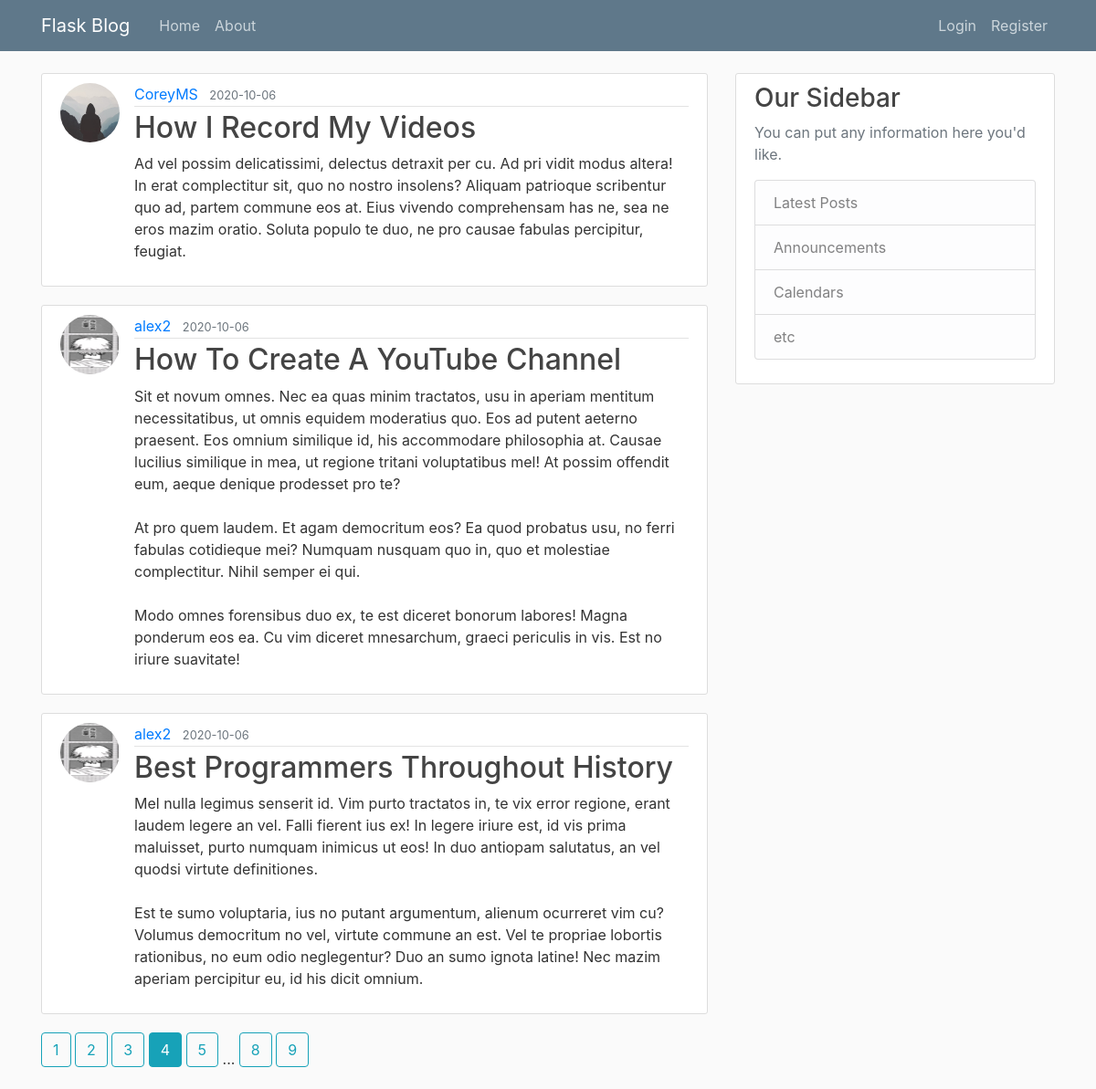
/home?page=4, run on the app's committed database.
### flaskblog/models.py (models this page shows, shortened)
class Post(db.Model):
    id = db.Column(db.Integer, primary_key=True)
    title = db.Column(db.String(100), nullable=False)
    date_posted = db.Column(db.DateTime, nullable=False, default=datetime.utcnow)
    content = db.Column(db.Text, nullable=False)
    user_id = db.Column(db.Integer, db.ForeignKey('user.id'), nullable=False)

class User(db.Model, UserMixin):
    id = db.Column(db.Integer, primary_key=True)
    username = db.Column(db.String(20), unique=True, nullable=False)
    email = db.Column(db.String(120), unique=True, nullable=False)
    image_file = db.Column(db.String(20), nullable=False, default='default.jpg')
    password = db.Column(db.String(60), nullable=False)
    posts = db.relationship('Post', backref='author', lazy=True)

### flaskblog/routes.py (the view)
@app.route("/")
@app.route("/home")
def home():
    page = request.args.get('page', 1, type=int)
    posts = Post.query.order_by(Post.date_posted.desc()).paginate(page=page, per_page=3)
    return render_template('home.html', posts=posts)

### flaskblog/templates/home.html
{% extends "layout.html" %}
{% block content %}
    {% for post in posts.items %}
        <article class="media content-section">
          <img class="rounded-circle article-img" src="{{ url_for('static', filename='profile_pics/' + post.author.image_file) }}">
          <div class="media-body">
            <div class="article-metadata">
              <a class="mr-2" href="{{ url_for('user_posts', username=post.author.username) }}">{{ post.author.username }}</a>
              <small class="text-muted">{{ post.date_posted.strftime('%Y-%m-%d') }}</small>
            </div>
            <h2><a class="article-title" href="{{ url_for('post', post_id=post.id) }}">{{ post.title }}</a></h2>
            <p class="article-content">{{ post.content }}</p>
          </div>
        </article>
    {% endfor %}
    {% for page_num in posts.iter_pages(left_edge=2, right_edge=2, left_current=5, right_current=2) %}
      {% if page_num %}
        {% if posts.page == page_num %}
          <a class="btn btn-info mb-4" href="{{ url_for('home', page=page_num) }}">{{ page_num }}</a>
        {% else %}
          <a class="btn btn-outline-info mb-4" href="{{ url_for('home', page=page_num) }}">{{ page_num }}</a>
        {% endif %}
      {% else %}
        ...
      {% endif %}
    {% endfor %}
{% endblock content %}

### flaskblog/static/main.css (style rules this page uses)
body { background: #fafafa; color: #333333; margin-top: 5rem; }
h1, h2, h3, h4, h5, h6 { color: #444444; }
.content-section { background: #ffffff; padding: 10px 20px; border: 1px solid #dddddd; border-radius: 3px; margin-bottom: 20px; }
.article-title { color: #444444; }
.article-content { white-space: pre-line; }
.article-img { height: 65px; width: 65px; margin-right: 16px; }
.article-metadata { padding-bottom: 1px; margin-bottom: 4px; border-bottom: 1px solid #e3e3e3 }

### data on the page
Post: image_file (placeholder picture), author.username "CoreyMS", date_posted "2020-10-06", title "How I Record My Videos", content "Ad vel possim delicatissimi, delectus detraxit per cu. Ad pri vidit modus altera! In erat complectitur sit, quo no nostro insolens? Aliquam patrioque scribentur quo ad, partem commune eos at. Eius vivendo comprehensam has ne, sea ne eros mazim oratio. Soluta populo te duo, ne pro causae fabulas percipitur, feugiat."
Post: image_file (picture), author.username "alex2", date_posted "2020-10-06", title "How To Create A YouTube Channel", content "Sit et novum omnes. Nec ea quas minim tractatos, usu in aperiam mentitum necessitatibus, ut omnis equidem moderatius quo. Eos ad putent aeterno praesent. Eos omnium similique id, his accommodare philosophia at. Causae lucilius similique in mea, ut regione tritani voluptatibus mel! At possim offendit eum, aeque denique prodesset pro te? At pro quem laudem. Et agam democritum eos? Ea quod probatus usu, no ferri fabulas cotidieque mei? Numquam nusquam quo in, quo et molestiae complectitur. Nihil semper ei qui. Modo omnes forensibus duo ex, te est diceret bonorum labores! Magna ponderum eos ea. Cu vim diceret mnesarchum, graeci periculis in vis. Est no iriure suavitate!"
Post: image_file (picture), author.username "alex2", date_posted "2020-10-06", title "Best Programmers Throughout History", content "Mel nulla legimus senserit id. Vim purto tractatos in, te vix error regione, erant laudem legere an vel. Falli fierent ius ex! In legere iriure est, id vis prima maluisset, purto numquam inimicus ut eos! In duo antiopam salutatus, an vel quodsi virtute definitiones. Est te sumo voluptaria, ius no putant argumentum, alienum ocurreret vim cu? Volumus democritum no vel, virtute commune an est. Vel te propriae lobortis rationibus, no eum odio neglegentur? Duo an sumo ignota latine! Nec mazim aperiam percipitur eu, id his dicit omnium."

### other printed values
{{ page_num }} "1" "2" "3" "5" "8" "9"
{{ page_num }} "4"
